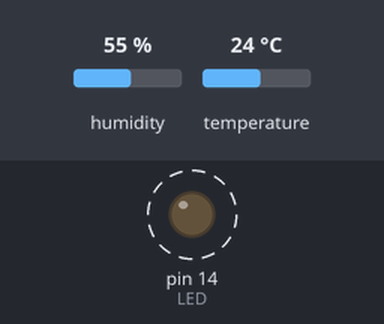
This sketch was run on a simulated Arduino Uno, built with avr-gcc and run on an emulated ATmega328P. On the bench: output pins drawn as LEDs (lit = HIGH). Dashed ring = blinking. Inputs (shaded band) come from the test bench; at power-on: humidity 55 %, temperature 24 °C. What the sketch prints to the serial monitor is not drawn.

Above: at 1.0 s.
Timing chart, 0 to 4.7 s (numbered marks = the images above):
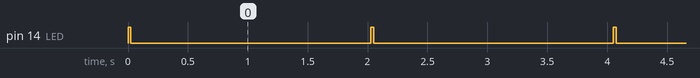

The sketch:

10_temperatura.ino
```cpp
#include <DHT.h>

#define DHTPIN 13
#define DHTTYPE DHT11

#define LED 14

DHT dht(DHTPIN, DHTTYPE);

float temp = 0.0;
float hum = 0.0;

void setup() {
  pinMode(LED, OUTPUT);
  Serial.begin(115200);
  dht.begin();
}

void loop() {
  digitalWrite(LED, HIGH);
  temp = dht.readTemperature();
  hum = dht.readHumidity();

  Serial.print("Temperatura: ");
  Serial.println(temp);

  Serial.println("Humedad: " + String(hum));
  digitalWrite(LED,LOW);
  delay(1000);

}
```

Measured:
- by itself, pin 14 (LED): alternates HIGH for 0.02 s and LOW for 2.0 s
